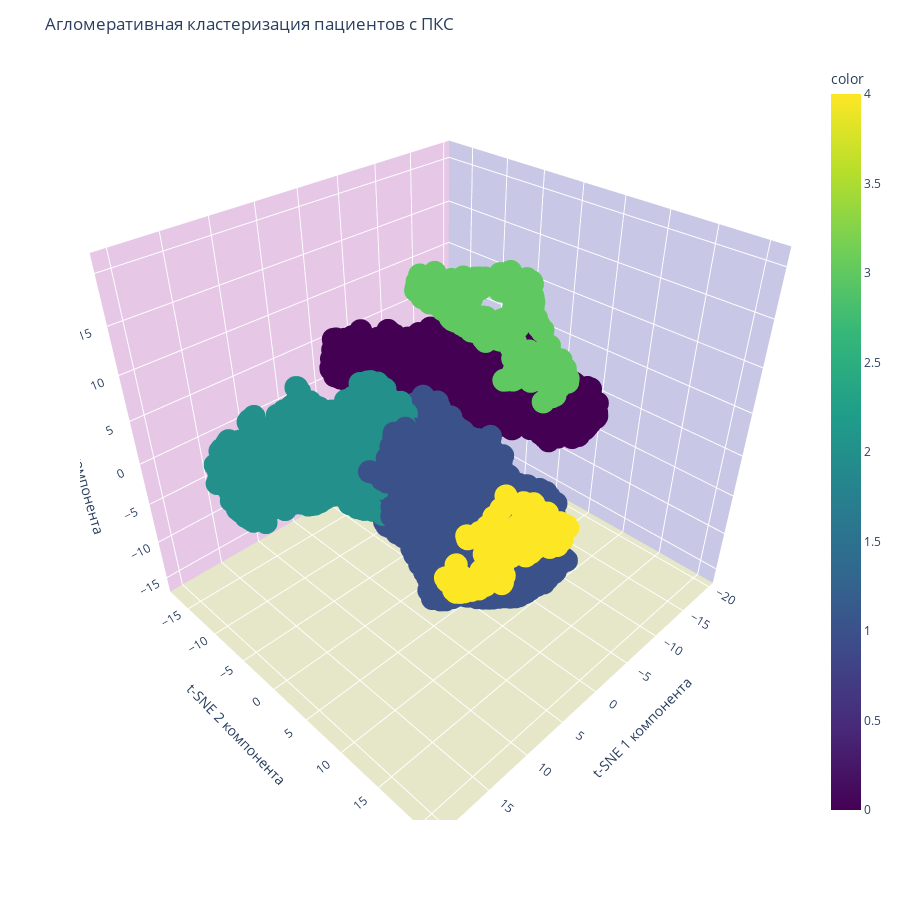

Here is the notebook cell this chart was saved with:
### Code cell
import plotly.graph_objects as go
import plotly.express as px
from sklearn.cluster import AgglomerativeClustering
import numpy as np

clustering = AgglomerativeClustering(n_clusters=5).fit(ss)

fig = px.scatter_3d(x=ss[:, 0], y=ss[:, 1], z=ss[:, 2], color=clustering.labels_, color_continuous_scale='viridis')
fig.update_layout(scene=dict(xaxis_title='t-SNE 1 компонента',
                             yaxis_title='t-SNE 2 компонента',
                             zaxis_title='t-SNE 3 компонента',
                             xaxis=dict(backgroundcolor="rgb(200, 200, 230)"),
                             yaxis=dict(backgroundcolor="rgb(230, 200,230)"),
                             zaxis=dict(backgroundcolor="rgb(230, 230,200)")),
                  width=900, height=900,
                  title='Агломеративная кластеризация пациентов с ПКС',
                  legend=dict(title='Кластеры', font=dict(size=12)))
fig.show()

### Figure 1 — Plotly figure (JSON) as saved in the notebook; plotly's stock layout.template omitted (floating-point values rounded to 4 significant figures; data arrays with more than 128 entries replaced by an {"elided": "..."} marker saying what was removed)
{"data": [{"hovertemplate": "x=%{x}<br>y=%{y}<br>z=%{z}<br>color=%{marker.color}<extra></extra>", "legendgroup": "", "marker": {"color": {"elided": "6671 int values"}, "coloraxis": "coloraxis", "symbol": "circle"}, "mode": "markers", "name": "", "scene": "scene", "showlegend": false, "type": "scatter3d", "x": {"elided": "6671 float values"}, "y": {"elided": "6671 float values"}, "z": {"elided": "6671 float values"}}], "layout": {"coloraxis": {"colorbar": {"title": {"text": "color"}}, "colorscale": [[0, "#440154"], [0.1111, "#482878"], [0.2222, "#3e4989"], [0.3333, "#31688e"], [0.4444, "#26828e"], [0.5556, "#1f9e89"], [0.6667, "#35b779"], [0.7778, "#6ece58"], [0.8889, "#b5de2b"], [1, "#fde725"]]}, "height": 900, "legend": {"font": {"size": 12}, "title": {"text": "Кластеры"}, "tracegroupgap": 0}, "margin": {"t": 60}, "scene": {"domain": {"x": [0, 1], "y": [0, 1]}, "xaxis": {"backgroundcolor": "rgb(200, 200, 230)", "title": {"text": "t-SNE 1 компонента"}}, "yaxis": {"backgroundcolor": "rgb(230, 200,230)", "title": {"text": "t-SNE 2 компонента"}}, "zaxis": {"backgroundcolor": "rgb(230, 230,200)", "title": {"text": "t-SNE 3 компонента"}}}, "title": {"text": "Агломеративная кластеризация пациентов с ПКС"}, "width": 900}}
